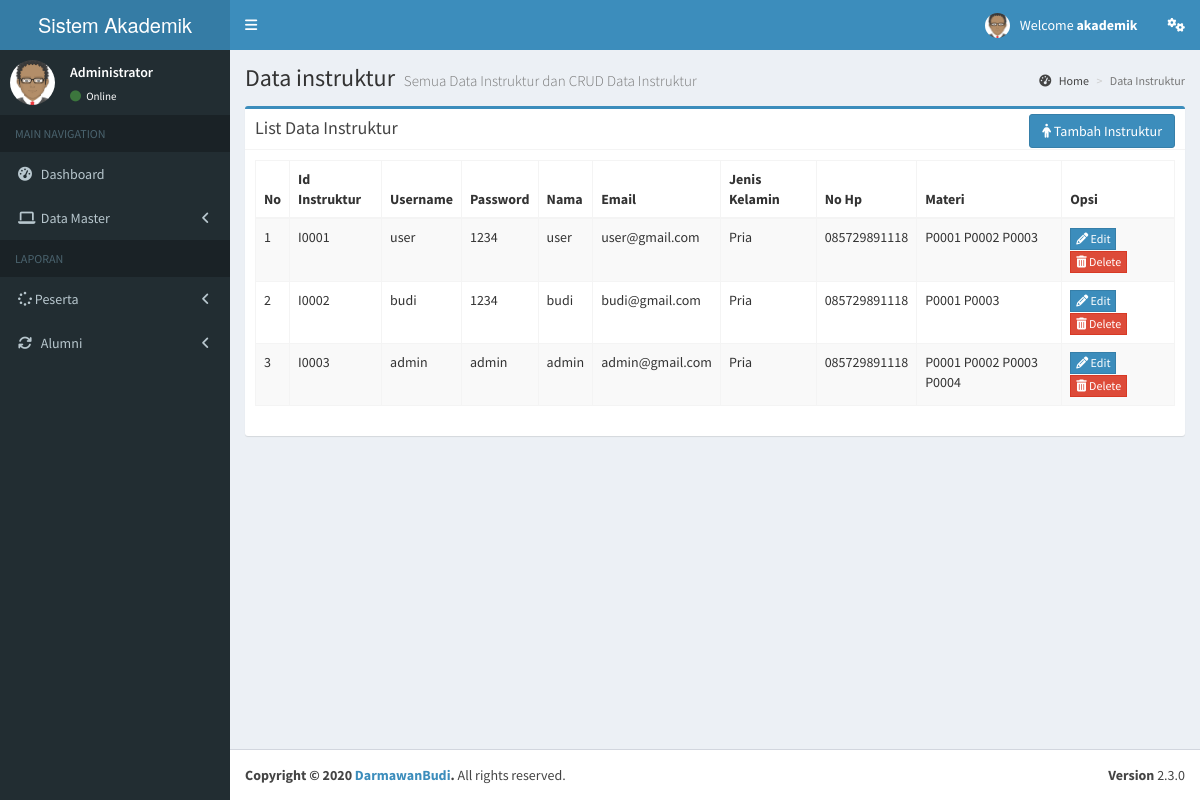
Page /instruktur/data_instruktur.php (signed in) on the committed database.
### tables this page shows
CREATE TABLE `instruktur` (
  `id_instruktur` varchar(7) NOT NULL,
  `username` varchar(20) NOT NULL,
  `password` varchar(20) NOT NULL,
  `nama` varchar(20) NOT NULL,
  `email` varchar(20) NOT NULL,
  `kelamin` varchar(20) NOT NULL,
  `hp` varchar(20) NOT NULL,
  `id_program` varchar(50) NOT NULL
);

### instruktur/data_instruktur.php (the view, shortened to what this page needs)
<?php
include '../template/header_admin.php';
include '../koneksidb.php';
?>
<div class="content-wrapper">
<section class="content-header">
  <h1>Data instruktur
    <small>Semua Data Instruktur dan CRUD Data Instruktur</small>
  </h1>
  <ol class="breadcrumb">
  <li><a href="../admin/admin.php"><i class="fa fa-dashboard"></i> Home</a></li>
  <li class="active">Data Instruktur</li>
  </ol>
</section>
<section class="content">
  <div class="row">
    <div class="col-sm-12">
      <div class="box box-primary">
        <div class="box-header with-border">
          <h3 class="box-title">List Data Instruktur</h3>
          <div class="box-tools pull-left">
            <a href="#" class="btn btn-primary" data-toggle="modal" data-target="#tambahinstruktur"><i class="fa fa-male"></i> Tambah Instruktur</a>
          </div>
        </div>
        <div class="box-body">
          <div class="table-responsive22">
            <table id="datatable" class="table table-bordered table-striped">
              <thead>
                <tr>
                  <th>No</th>
                  <th>Id Instruktur</th>
                  <th>Username</th>
                  <th>Password</th>
                  <th>Nama</th>
                  <th>Email</th>
                  <th>Jenis Kelamin</th>
                  <th>No Hp</th>
                  <th>Materi</th>
                  <th>Opsi</th>
                </tr>
              </thead>
              <tbody>
                  <?php
                    $no = 1;
                    $queryview = mysqli_query($koneksi, "SELECT * FROM instruktur order by id_instruktur asc");
                    while ($row = mysqli_fetch_assoc($queryview)) {
                  ?>
                  <tr>
                    <td><?php echo $no++;?></td>
                    <td><?php echo $row['id_instruktur'];?></td>
                    <td><?php echo $row['username'];?></td>
                    <td><?php echo $row['password'];?></td>
                    <td><?php echo $row['nama'];?></td>
                    <td><?php echo $row['email'];?></td>
                    <td><?php echo $row['kelamin'];?></td>
                    <td><?php echo $row['hp'];?></td>
                    <td><?php echo $row['id_program']; ?></td>
                    <td>
                      <a href="#" class="btn btn-primary btn-flat btn-xs" data-toggle="modal" data-target="#updateinstruktur<?php echo $no; ?>"><i class="fa fa-pencil"></i> Edit</a>
                      <a href="#" class="btn btn-danger btn-flat btn-xs" data-toggle="modal" data-target="#deleteinstruktur<?php echo $no; ?>"><i class="fa fa-trash"></i> Delete</a>
                    </td>
                  </tr>
                  <?php
                    }
                  ?>
              </tbody>
            </table>
          </div>
        </div>
      </div>
    </div>
  </div>
</section>
</div>
<?php include '../template/footer.php'; ?>

### template/header_admin.php (shortened to what this page needs)
<!DOCTYPE html>
<html>
  <head>
    <link rel="stylesheet" href="../aset/bootstrap/css/bootstrap.min.css">
    <link rel="stylesheet" href="https://code.ionicframework.com/ionicons/2.0.1/css/ionicons.min.css">
    <link rel="stylesheet" href="../aset/plugins/jvectormap/jquery-jvectormap-1.2.2.css">
    <link rel="stylesheet" href="../aset/dist/css/AdminLTE.min.css">
    <link rel="stylesheet" href="../aset/dist/css/skins/_all-skins.min.css">
  </head>
  <body class="hold-transition skin-blue sidebar-mini">
    <div class="wrapper">
      <header class="main-header">
        <a href="index2.html" class="logo">
          <span class="logo-lg">Sistem Akademik</span>
        </a>
        <nav class="navbar navbar-static-top" role="navigation">
          <a href="#" class="sidebar-toggle" data-toggle="offcanvas" role="button">
          </a>
          <div class="navbar-custom-menu">
            <ul class="nav navbar-nav">
              <li class="dropdown user user-menu">
                <a href="#" class="dropdown-toggle" data-toggle="dropdown">
                  <img src="../aset/img/avatar.png" class="user-image" alt="User Image">
                  <span class="hidden-xs">Welcome <b><?php echo $_SESSION['username']?></b></span>
                </a>
              </li>
              <li>
                <a href="#" data-toggle="control-sidebar"><i class="fa fa-gears"></i></a>
              </li>
            </ul>
          </div>
        </nav>
      </header>
      <aside class="main-sidebar">
        <section class="sidebar">
          <div class="user-panel">
            <div class="pull-left image">
              <img src="../aset/img/avatar.png" class="img-circle" alt="User Image">
            </div>
            <div class="pull-left info">
              <p>Administrator</p>
              <a href="#"><i class="fa fa-circle text-success"></i> Online</a>
            </div>
          </div>
          <ul class="sidebar-menu">
            <li class="header">MAIN NAVIGATION</li>
            <li><a href="#"><i class="fa fa-dashboard"></i> <span>Dashboard</span></a></li>
            <li class="treeview">
              <a href="#">
                <i class="fa fa-laptop"></i>
                <span>Data Master</span>
                <i class="fa fa-angle-left pull-right"></i>
              </a>
            </li>
            <li class="header">LAPORAN</li>
            <li class="treeview">
              <a href="#">
                <i class="fas fa-spinner"></i> <span>Peserta</span>
                <i class="fa fa-angle-left pull-right"></i>
              </a>
            </li>
            <li class="treeview">
              <a href="#">
              <i class="fa fa-sync"></i> <span>Alumni</span>
                <i class="fa fa-angle-left pull-right"></i>
              </a>
            </li>
          </ul>
        </section>
      </aside>

### template/footer.php (shortened to what this page needs)
        <footer class="main-footer">
        <div class="pull-right hidden-xs">
          <b>Version</b> 2.3.0
        </div>
        <strong>Copyright &copy; 2020 <a href="#">DarmawanBudi</a>.</strong> All rights reserved.
      </footer>
    </div>
  </body>
</html>

### rows in the picture
instruktur: id_instruktur "I0001", username "user", password "1234", nama "user", email "user@gmail.com", kelamin "Pria", hp "085729891118", id_program "P0001 P0002 P0003"
instruktur: id_instruktur "I0002", username "budi", password "1234", nama "budi", email "budi@gmail.com", kelamin "Pria", hp "085729891118", id_program "P0001 P0003"
instruktur: id_instruktur "I0003", username "admin", password "admin", nama "admin", email "admin@gmail.com", kelamin "Pria", hp "085729891118", id_program "P0001 P0002 P0003 P0004"

### other values in the picture
$_SESSION['username'] "akademik"
